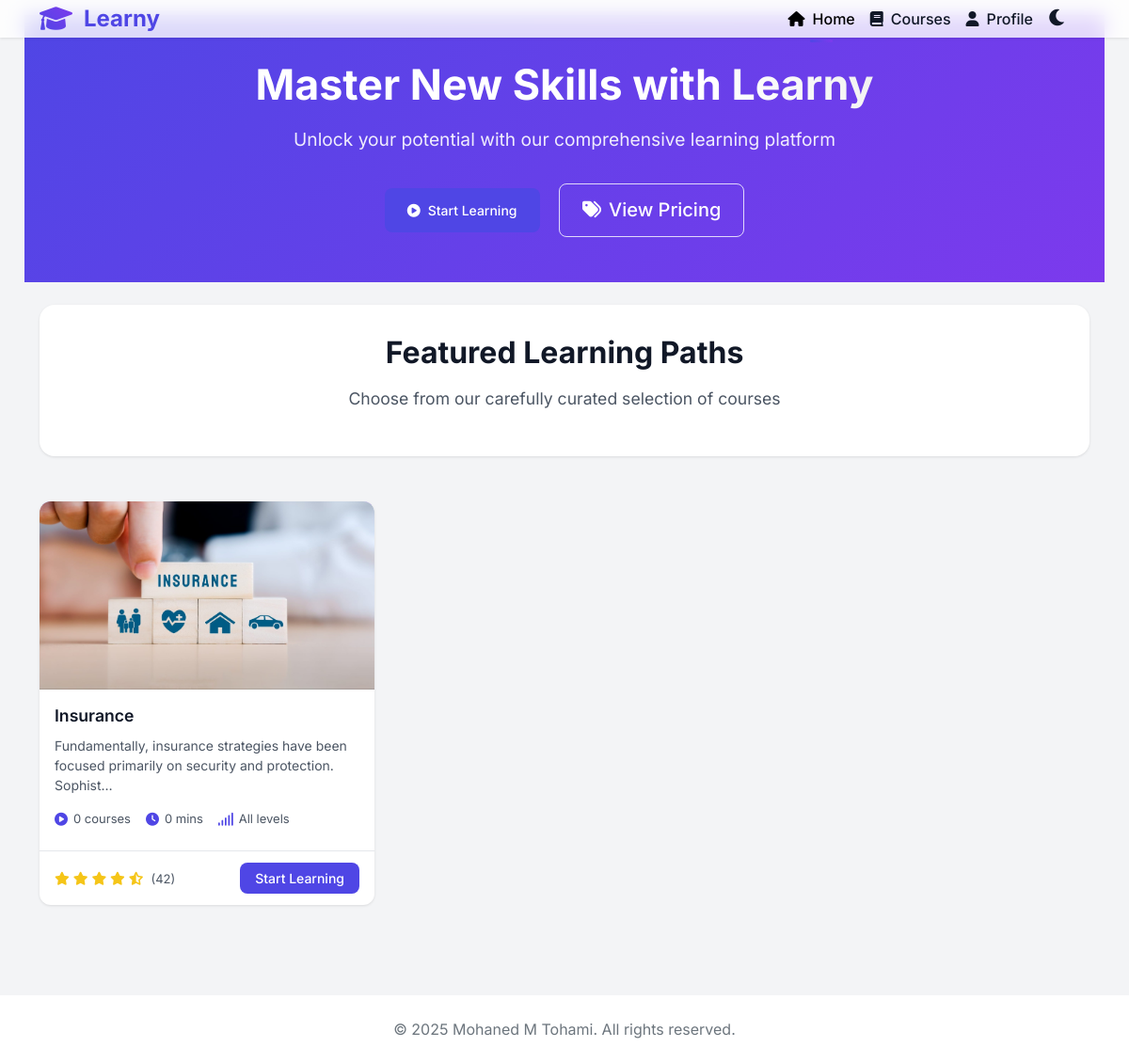
/, run on an earlier commit of the app's database.
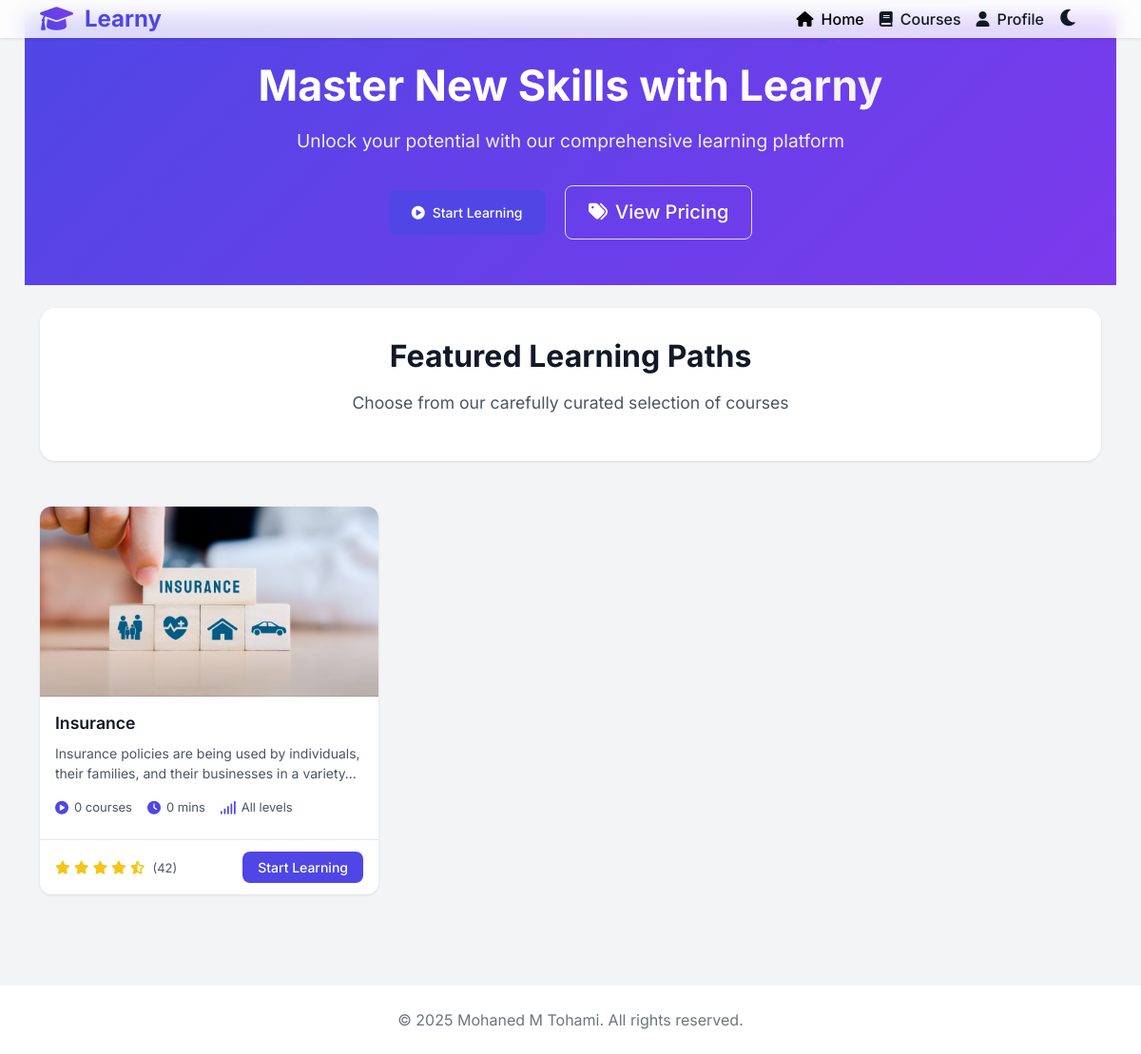
And on a later commit of the database.
### tutorials/models.py (models this page shows, shortened)
class Section(models.Model):
    title = models.CharField(max_length=200)
    slug = models.SlugField(unique=True, blank=True)
    description = models.TextField()
    thumbnail = models.ImageField(upload_to='sections/thumbnails/',
                                validators=[validate_image_extension],
                                help_text='Upload a section thumbnail (16:9 ratio recommended)',
                                null=True, blank=True)
    what_youll_learn = models.TextField(help_text='Enter each point on a new line')
    requirements = models.TextField(help_text='Enter each requirement on a new line', blank=True)
    level = models.CharField(max_length=20, choices=[
        ('beginner', 'Beginner'),
        ('intermediate', 'Intermediate'),
        ('advanced', 'Advanced'),
        ('all', 'All Levels')
    ], default='all')
    created_at = models.DateTimeField(auto_now_add=True)
    updated_at = models.DateTimeField(auto_now=True)
    def total_duration(self):
        total = 0
        for course in self.courses.all():
            for lesson in course.lessons.all():
                total += lesson.duration/60
        return total
    class Meta:
        ordering = ['-created_at']

### tutorials/views.py (the view)
# urls.py: 2. Add a URL to urlpatterns:  path('', views.home, name='home')
def home(request):
    sections = Section.objects.all()
    return render(request, 'tutorials/home.html', {'sections': sections})

### tutorials/templates/tutorials/home.html (shortened to what this page needs)
{% extends 'tutorials/base.html' %}
{% block content %}
<div class="hero-section mb-4">
    <div class="hero-content text-center">
        <h1 class="hero-title mb-3">
            Master New Skills with <span class="gradient-text">Learny</span>
        </h1>
        <p class="hero-subtitle mb-4">Unlock your potential with our comprehensive learning platform</p>
        <div class="hero-cta">
            <a href="#courses" class="btn btn-primary btn-lg me-3">
                <i class="fas fa-play-circle me-2"></i>Start Learning
            </a>
            <a href="{% url 'tutorials:pricing' %}" class="btn btn-outline-primary btn-lg">
                <i class="fas fa-tags me-2"></i>View Pricing
            </a>
        </div>
    </div>
</div>
<div id="courses">
    <div class="section-header text-center mb-5">
        <h2 class="section-title">Featured Learning Paths</h2>
        <p class="section-subtitle">Choose from our carefully curated selection of courses</p>
    </div>
    <div class="row row-cols-1 row-cols-md-2 row-cols-lg-3 g-4">
        {% for section in sections %}
        <div class="col">
            <div class="card section-card h-100">
                <div class="card-thumbnail-wrapper">
                    {% if section.thumbnail %}
                        <img src="{{ section.thumbnail.url }}" alt="{{ section.title }}" class="card-img-top">
                    {% else %}
                        <div class="placeholder-thumbnail">
                            <i class="fas fa-laptop-code"></i>
                        </div>
                    {% endif %}
                </div>
                <div class="card-body">
                    <h5 class="card-title mb-2">{{ section.title }}</h5>
                    <p class="card-description">{{ section.description|truncatechars:100 }}</p>
                    <div class="card-meta">
                        <div class="meta-item">
                            <i class="fas fa-play-circle"></i>
                            {{ section.courses.count }} courses
                        </div>
                        <div class="meta-item">
                            <i class="fas fa-clock"></i>
                            {{ section.total_duration }} mins
                        </div>
                        <div class="meta-item">
                            <i class="fas fa-signal"></i>
                            All levels
                        </div>
                    </div>
                </div>
                <div class="card-footer">
                    <div class="d-flex justify-content-between align-items-center">
                        <div class="rating">
                            <i class="fas fa-star"></i>
                            <i class="fas fa-star"></i>
                            <i class="fas fa-star"></i>
                            <i class="fas fa-star"></i>
                            <i class="fas fa-star-half-alt"></i>
                            <span class="rating-count">({{ section.courses.count|add:42 }})</span>
                        </div>
                        <a href="{% url 'tutorials:section_detail' section_slug=section.slug %}" class="btn btn-primary btn-sm">
                            Start Learning
                        </a>
                    </div>
                </div>
            </div>
        </div>
        {% endfor %}
    </div>
</div>
{% endblock %}

What changed in the data, as far as the page shows it:
changed Section "Insurance": description "Fundamentally, insurance strategies have been focused primarily on security and protection. Sophist…" → "Insurance policies are being used by individuals, their families, and their businesses in a variety…"
